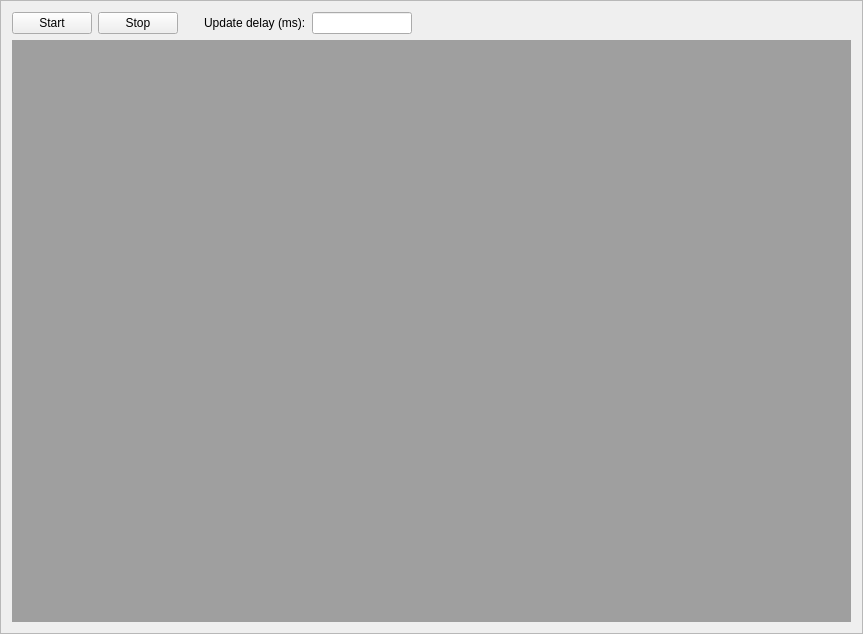
<?xml version="1.0" encoding="UTF-8"?>
<ui version="4.0">
 <class>optMonitor</class>
 <widget class="QFrame" name="optMonitor">
  <property name="geometry">
   <rect>
    <x>0</x>
    <y>0</y>
    <width>863</width>
    <height>634</height>
   </rect>
  </property>
  <property name="minimumSize">
   <size>
    <width>100</width>
    <height>100</height>
   </size>
  </property>
  <property name="windowTitle">
   <string>Frame</string>
  </property>
  <property name="windowIcon">
   <iconset>
    <normalon>:/icons/icons/opt48.svg</normalon>
   </iconset>
  </property>
  <property name="frameShape">
   <enum>QFrame::StyledPanel</enum>
  </property>
  <property name="frameShadow">
   <enum>QFrame::Raised</enum>
  </property>
  <layout class="QVBoxLayout" name="verticalLayout_2">
   <item>
    <layout class="QHBoxLayout" name="horizontalLayout">
     <item>
      <widget class="QPushButton" name="startButton">
       <property name="palette">
        <palette>
         <active>
          <colorrole role="ButtonText">
           <brush brushstyle="SolidPattern">
            <color alpha="255">
             <red>0</red>
             <green>0</green>
             <blue>0</blue>
            </color>
           </brush>
          </colorrole>
         </active>
         <inactive>
          <colorrole role="ButtonText">
           <brush brushstyle="SolidPattern">
            <color alpha="255">
             <red>0</red>
             <green>0</green>
             <blue>0</blue>
            </color>
           </brush>
          </colorrole>
         </inactive>
         <disabled>
          <colorrole role="ButtonText">
           <brush brushstyle="SolidPattern">
            <color alpha="255">
             <red>106</red>
             <green>104</green>
             <blue>100</blue>
            </color>
           </brush>
          </colorrole>
         </disabled>
        </palette>
       </property>
       <property name="font">
        <font>
         <underline>false</underline>
        </font>
       </property>
       <property name="cursor">
        <cursorShape>PointingHandCursor</cursorShape>
       </property>
       <property name="text">
        <string>Start</string>
       </property>
       <property name="icon">
        <iconset>
         <normalon>:/icons/icons/run.svg</normalon>
        </iconset>
       </property>
       <property name="iconSize">
        <size>
         <width>24</width>
         <height>24</height>
        </size>
       </property>
       <property name="flat">
        <bool>false</bool>
       </property>
      </widget>
     </item>
     <item>
      <widget class="QPushButton" name="stopButton">
       <property name="palette">
        <palette>
         <active>
          <colorrole role="ButtonText">
           <brush brushstyle="SolidPattern">
            <color alpha="255">
             <red>0</red>
             <green>0</green>
             <blue>0</blue>
            </color>
           </brush>
          </colorrole>
         </active>
         <inactive>
          <colorrole role="ButtonText">
           <brush brushstyle="SolidPattern">
            <color alpha="255">
             <red>0</red>
             <green>0</green>
             <blue>0</blue>
            </color>
           </brush>
          </colorrole>
         </inactive>
         <disabled>
          <colorrole role="ButtonText">
           <brush brushstyle="SolidPattern">
            <color alpha="255">
             <red>106</red>
             <green>104</green>
             <blue>100</blue>
            </color>
           </brush>
          </colorrole>
         </disabled>
        </palette>
       </property>
       <property name="font">
        <font>
         <underline>false</underline>
        </font>
       </property>
       <property name="cursor">
        <cursorShape>PointingHandCursor</cursorShape>
       </property>
       <property name="text">
        <string>Stop</string>
       </property>
       <property name="icon">
        <iconset>
         <normalon>:/icons/icons/stop.svg</normalon>
        </iconset>
       </property>
       <property name="iconSize">
        <size>
         <width>24</width>
         <height>24</height>
        </size>
       </property>
       <property name="flat">
        <bool>false</bool>
       </property>
      </widget>
     </item>
     <item>
      <spacer name="horizontalSpacer_2">
       <property name="orientation">
        <enum>Qt::Horizontal</enum>
       </property>
       <property name="sizeType">
        <enum>QSizePolicy::Fixed</enum>
       </property>
       <property name="sizeHint" stdset="0">
        <size>
         <width>20</width>
         <height>20</height>
        </size>
       </property>
      </spacer>
     </item>
     <item>
      <widget class="QLabel" name="label">
       <property name="text">
        <string>Update delay (ms):</string>
       </property>
      </widget>
     </item>
     <item>
      <widget class="QLineEdit" name="delayEdit">
       <property name="minimumSize">
        <size>
         <width>50</width>
         <height>0</height>
        </size>
       </property>
       <property name="maximumSize">
        <size>
         <width>100</width>
         <height>16777215</height>
        </size>
       </property>
      </widget>
     </item>
     <item>
      <spacer name="horizontalSpacer">
       <property name="orientation">
        <enum>Qt::Horizontal</enum>
       </property>
       <property name="sizeHint" stdset="0">
        <size>
         <width>40</width>
         <height>20</height>
        </size>
       </property>
      </spacer>
     </item>
    </layout>
   </item>
   <item>
    <widget class="QMdiArea" name="mdiArea"/>
   </item>
  </layout>
 </widget>
 <resources>
  <include location="foqus_lib.gui.icons.qrc"/>
 </resources>
 <connections/>
</ui>
